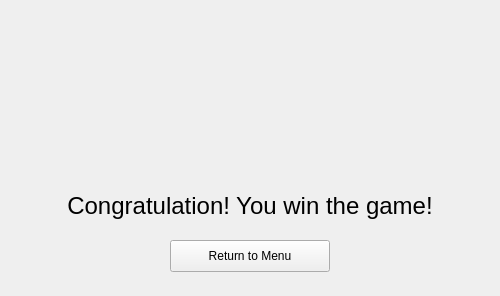
<?xml version="1.0" encoding="UTF-8"?>
<ui version="4.0">
 <class>MainWindow</class>
 <widget class="QMainWindow" name="MainWindow">
  <property name="geometry">
   <rect>
    <x>0</x>
    <y>0</y>
    <width>500</width>
    <height>296</height>
   </rect>
  </property>
  <property name="windowTitle">
   <string>You win!</string>
  </property>
  <widget class="QWidget" name="centralwidget">
   <widget class="QPushButton" name="win_button">
    <property name="geometry">
     <rect>
      <x>170</x>
      <y>240</y>
      <width>160</width>
      <height>32</height>
     </rect>
    </property>
    <property name="text">
     <string>Return to Menu</string>
    </property>
   </widget>
   <widget class="QLabel" name="win_label">
    <property name="geometry">
     <rect>
      <x>40</x>
      <y>190</y>
      <width>420</width>
      <height>31</height>
     </rect>
    </property>
    <property name="font">
     <font>
      <pointsize>18</pointsize>
     </font>
    </property>
    <property name="layoutDirection">
     <enum>Qt::LeftToRight</enum>
    </property>
    <property name="text">
     <string>Congratulation! You win the game!</string>
    </property>
    <property name="alignment">
     <set>Qt::AlignCenter</set>
    </property>
   </widget>
   <widget class="QLabel" name="win_image">
    <property name="geometry">
     <rect>
      <x>175</x>
      <y>20</y>
      <width>150</width>
      <height>150</height>
     </rect>
    </property>
    <property name="text">
     <string/>
    </property>
   </widget>
  </widget>
 </widget>
 <resources/>
 <connections/>
</ui>
